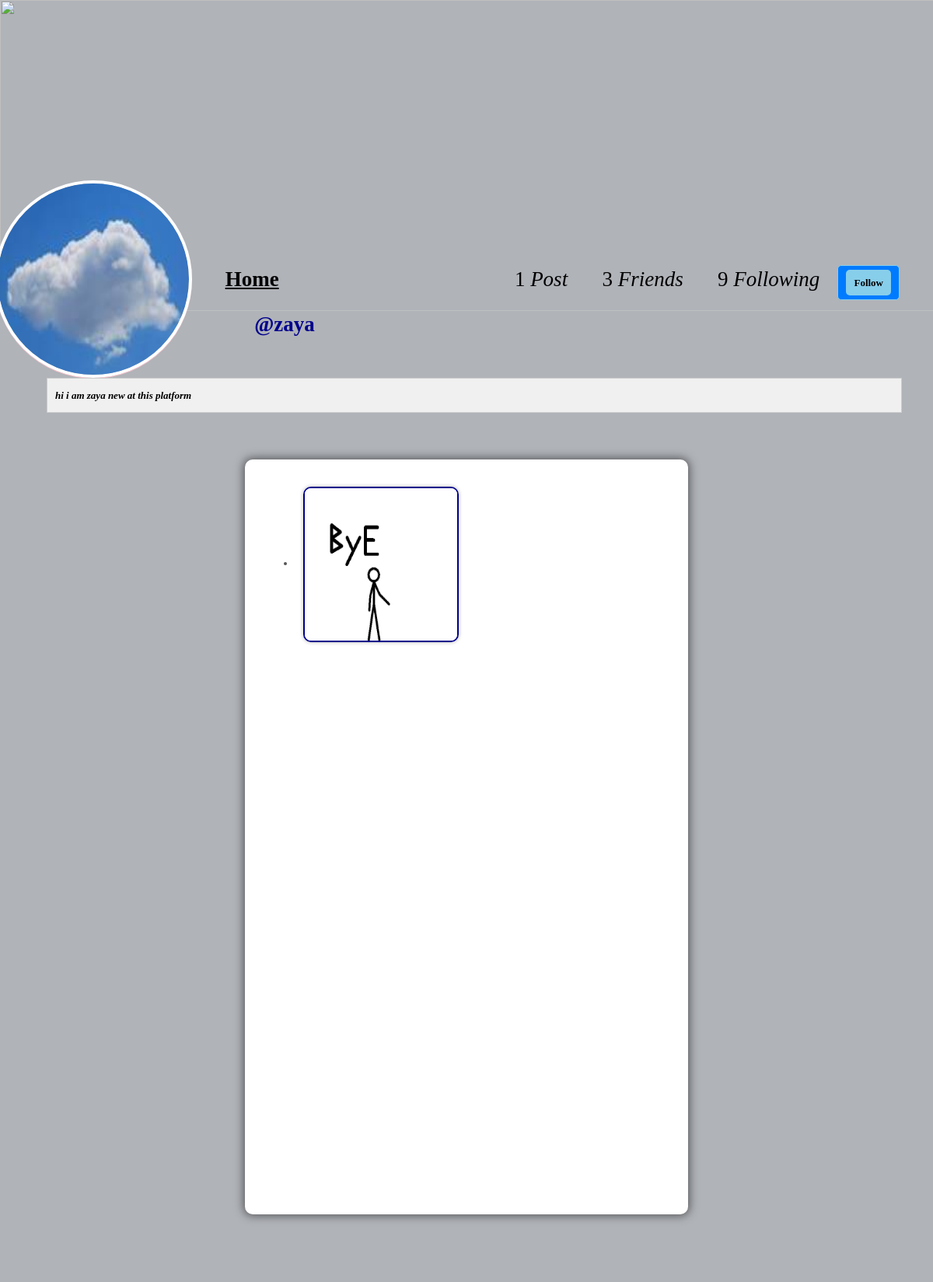
The app's page /profile/zaya (signed in) with its own data.
### facebook/models.py (models this page shows, shortened)
class Profile(models.Model):
    user= models.ForeignKey(User,on_delete=models.CASCADE)
    id_user = models.IntegerField()
    bio =models.TextField(blank=True)
    profileimg = models.ImageField(upload_to='profile_images',default='blank-profile-picture.png')
    location =models.CharField(max_length=100,blank=True)

class Post(models.Model):
    id=models.UUIDField(primary_key=True, default=uuid.uuid4)
    user=models.CharField(max_length=100)
    image=models.ImageField(upload_to='post_images')
    caption=models.TextField()
    created_at=models.DateTimeField(default=datetime.now)
    no_of_likes=models.IntegerField(default=0)

### facebook/views.py (the view)
# urls.py: path('profile/<str:pk>',views.profile,name='profile'),
@login_required(login_url='login')
def profile(request, pk):
   user_object = User.objects.get(username=pk)
   user_profile = Profile.objects.get(user=user_object)
   user_posts = Post.objects.filter(user=pk)
   user_post_length = len(user_posts)
   follower = request.user.username
   user = pk
   if FollowersCount.objects.filter(follower=follower, user=user).first():
        button_text = 'Un follow'
   else:
        button_text = 'Follow'
   user_followers = len(FollowersCount.objects.filter(user=pk))
   user_following = len(FollowersCount.objects.filter(follower=pk))
   context = {
        'user_object': user_object,
        'user_profile': user_profile,
        'user_posts': user_posts,
        'user_post_length': user_post_length,
        'button_text': button_text,
        'user_followers': user_followers,
        'user_following': user_following,
    }
   return render(request, 'profile.html', context)

### templates/profile.html (shortened to what this page needs)
{% load static %}
<!DOCTYPE html>
<html lang="en">
<head>
    <link rel="stylesheet" href="{% static 'css/main.min.css' %}">
    <link rel="stylesheet" href="{% static 'css/style.css' %}">
    <link rel="stylesheet" href="{% static 'css/color.css' %}">
    <link rel="stylesheet" href="{% static 'css/responsive.css' %}">
</head>
<body>
    <section>
			<div class="feature-photo">
				<figure><img src="{% static 'images/uu.gif' %}"style="height: 400px; width: 400%; " alt=""></figure>
				<form action="/follow" method="POST">
					<div class="add-btn">
					<span style="color: black; font-size: 27px; margin-right: 300px;"><b><u><a href="/">Home</a></u></b></span>
					{% if user_post_length == 0 %}
					<span style="color: black; font-size: 27px;"><b class="icon"><i class="fa fa-file"></i></b><i>No Post</i></span>
					{% elif user_post_length == 1 %}
					<span style="color: black; font-size: 27px;"><b class="icon"></b>{{user_post_length}} <i>Post</i></span>
					{% else %}
					<span style="color: black; font-size: 27px;"><b class="icon"><i class="fa fa-files"></i></b>{{user_post_length}}<i> Posts</i></span>
					{% endif %}
					{% if user_followers == 0 or user_followers == 1 %}
					<span style="color: black; font-size: 27px;"><b class="icon"><i class="fa fa-users"></i></b></i>{{user_followers}} <i>Friend</i></span>
					{% else %}
					<span style="color: black; font-size: 27px;"><b class="icon"><i class="fa fa-users"></i></b>{{user_followers}}<i> Friends</i></span>
					{% endif %}
					<span style="color: black; font-size: 27px;"><b class="icon"><i class="fa fa-users"></i></b>{{user_following}} <i>Following</i></span>
					{% if user_object.username == user.username %}
					<a class="blue-button" href="/settings"  >Account Settings</a>
					{% else %}
					<a data-ripple="" style="background-color: skyblue; border: 1px solid skyblue; padding: 5px 10px; border-radius: 5px; color: black; text-decoration: none;">
						<button type="submit" style="background-color: skyblue; border: none; padding: 5px 10px; border-radius: 5px; color: black;">{{button_text}}</button></a>
					{% endif %}
					</div>
				</form>
				<div class="container-fluid">
					<div class="row merged" style="margin-left: 2%;">
						<div class="col-lg-2 col-sm-3" >
							<div class="user-avatar" style="width: 254px; height: 254px; border-radius: 50%; border: 4px solid white; overflow: hidden; display: flex; justify-content: center; align-items: center; color: white ;">
								<figure>
									<img src="{{user_profile.profileimg.url}}" style="width: 254px; height: 254px; border-radius: 200%;" alt="Profile Picture">
								</figure>
							</div>
						</div>
						<div class="col-lg-10 col-sm-9">
							<div class="timeline-info">
								<ul>
									<li class="admin-name">
									 <h5 style="color: darkblue;white-space: nowrap; width: 110px; font-size: 27px; margin-left: 60px;"><b>@{{user_profile.user.username}}</b></h5>
								</ul>
							</div>
						</div>
					</div>
				</div>
			</div>
		</section>
		<section>
			<div class="bio" style="background-color: #f0f0f0; padding: 10px; border: 1px solid #ccc; text-align: center;">
					<i><b>{{user_profile.bio}}</b></i>
			</div>
		</section>
	<section>
		<div class="gap gray-bg">
			<div class="container-fluid">
				<div class="row">
					<div class="col-lg-12">
						<div class="row" id="page-contents">
							<div class="col-lg-3">
							</div>
							<div class="col-lg-6">
								<div class="central-meta">
									<ul class="photos-vertical">
									{% for post in user_posts %}
									 <li>
										{% if post.image %}
									      <a class="strip" href="{{post.image.url}}" title="" data-strip-group="mygroup" data-strip-group-options="loop: false">
										  <img class="user-uploaded-image" src="{{post.image.url}}"  alt=""></a>
										 {% endif %}
										</li>
									{% endfor %}
									</ul>
								</div>
							</div>
							<div class="col-lg-3">
							</div>
						</div>
					</div>
				</div>
			</div>
		</div>
	</section>
</body>
</html>

### static/css/color.css (style rules this page uses)
#nprogress .bar, .timeline-info > ul li a::before, .add-btn > a, .activitiez > li::before, form button, .colla-apps > li a:hover, a.underline:before, .setting-row input:checked + label, .user-avatar:hover .edit-phto, .error-meta > a, .color-bg, .add-butn, .nav.nav-tabs.likes-btn > li a.active, a.dislike-btn, .drop > a:hover, .btn-view.btn-load-more:hover, .accordion .card h5 button[aria-expanded="true"], .chat-head, .f-page > figure em, .inbox-panel-head > ul > li > a, .nav-tabs--left .nav-link.active, .nav-tabs--left .nav-link.active:hover, footer .widget-title h4::before, #topcontrol, .sidebar .widget-title::before, .f-title::before, .g-post-classic > figure > i::after, .purify > a, .help-list > a:hover, .open-position::before, .info > a, .category-box:hover, .category-box.selected, a.main-btn, .section-heading::before, .getquot-baner, .more-branches > h4::before, .is-helpful > a, .cart-optionz > li > a:hover, .paginationz > li a:hover, .paginationz > li a.active, .shopping-cart, a.btn2:hover, .form-submit > input[type="submit"], button.submit-checkout, .delete-cart:hover, .proceed .button, .amount-area .update-cart, a.addnewforum, .apply-bttons > a { background: orange; }

### static/css/responsive.css (style rules this page uses)
@media screen and (max-width: 1281px) and (min-width: 1024px) { .timeline-info { line-height: 51px; } }
@media screen and (max-width: 1281px) and (min-width: 1024px) { .timeline-info .admin-name > h5 { font-size: 20px; } }
@media screen and (max-width: 1281px) and (min-width: 1024px) { .user-avatar { width: 80.2% } }

### templates/profile.html (style rules this page uses)
.user-uploaded-image { border: 2px solid #00008b; border-radius: 10px; box-shadow: 0 0 5px rgba(0, 0, 0, 0.3); margin: 10px; transition: transform 0.2s ease-in-out; width: 200px; height: 200px; }

### records on screen
Profile: profileimg (picture), user.username "zaya", bio "hi i am zaya new at this platform"
Post: image (picture)

### other values on screen
{{ user_post_length }} "1"
{{ user_followers }} "3"
{{ user_following }} "9"
{{ button_text }} "Follow"
